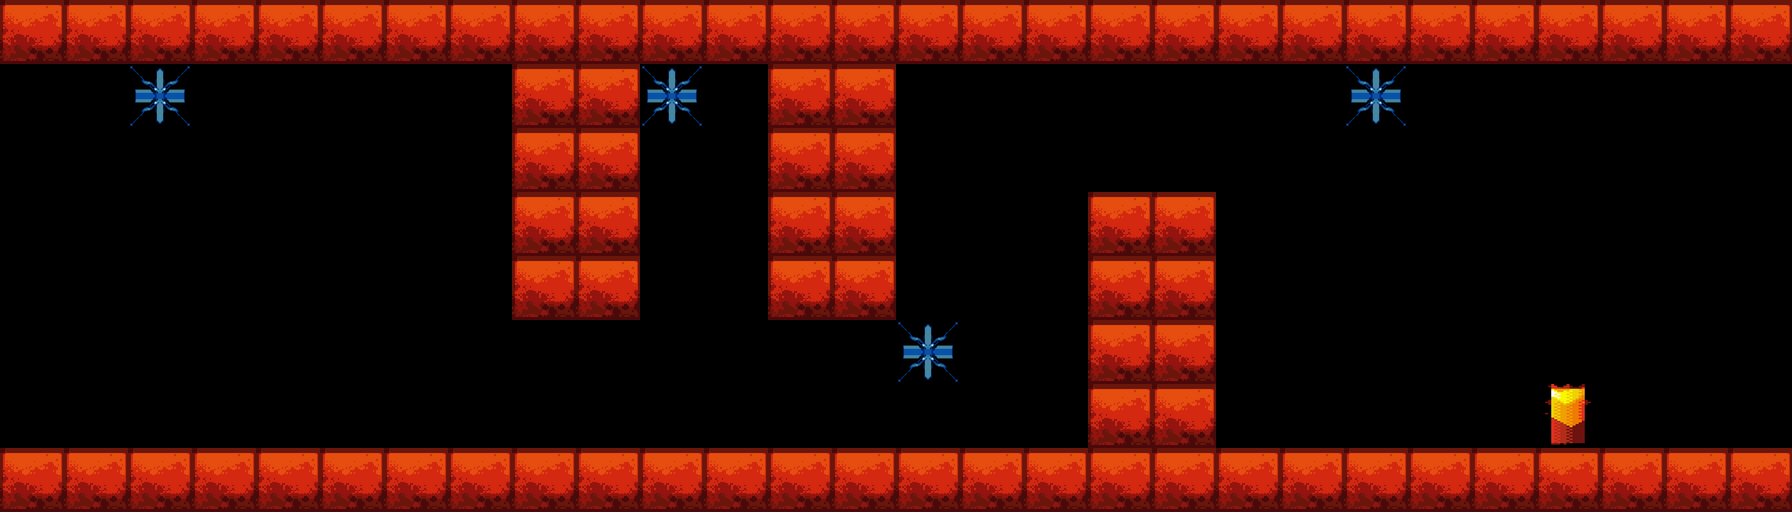

Rendered tile map (Tiled .tmx) drawn with the repository's tilesets; below, a short description and the full map source, tile grids included:
An orthogonal 28x8 tile map with 64x64 px tiles, 1 tile layer (Tile Layer 1), 9 tilesets.

<map version="1.8" tiledversion="1.8.2" orientation="orthogonal" renderorder="right-down" width="28" height="8" tilewidth="64" tileheight="64" infinite="0" nextlayerid="3" nextobjectid="1">
 <editorsettings>
  <export format="lua" />
 </editorsettings>
 <tileset firstgid="1" source="../buildmap/tileset/START_POINT.tsx" />
 <tileset firstgid="2" source="../buildmap/tileset/GROUND_BLOCK.tsx" />
 <tileset firstgid="3" source="../buildmap/tileset/THORN.tsx" />
 <tileset firstgid="4" source="../buildmap/tileset/dyn_thorn.tsx" />
 <tileset firstgid="5" source="../buildmap/tileset/CHECKPOINT.tsx" />
 <tileset firstgid="6" source="../buildmap/tileset/ring_vertical.tsx" />
 <tileset firstgid="7" source="../buildmap/tileset/ring_horizontal.tsx" />
 <tileset firstgid="8" source="../buildmap/tileset/END_POINT.tsx" />
 <tileset firstgid="9" name="life" tilewidth="64" tileheight="64" tilecount="1" columns="1">
  <image source="../buildmap/tileset/life.png" width="64" height="64" />
 </tileset>
 <layer id="1" name="Tile Layer 1" width="28" height="8">
  <data encoding="csv">
2,2,2,2,2,2,2,2,2,2,2,2,2,2,2,2,2,2,2,2,2,2,2,2,2,2,2,2,
0,0,4,0,0,0,0,0,2,2,4,0,2,2,0,0,0,0,0,0,0,4,0,0,0,0,0,0,
0,0,0,0,0,0,0,0,2,2,0,0,2,2,0,0,0,0,0,0,0,0,0,0,0,0,0,0,
0,0,0,0,0,0,0,0,2,2,0,0,2,2,0,0,0,2,2,0,0,0,0,0,0,0,0,0,
0,0,0,0,0,0,0,0,2,2,0,0,2,2,0,0,0,2,2,0,0,0,0,0,0,0,0,0,
0,0,0,0,0,0,0,0,0,0,0,0,0,0,4,0,0,2,2,0,0,0,0,0,0,0,0,0,
0,0,0,0,0,0,0,0,0,0,0,0,0,0,0,0,0,2,2,0,0,0,0,0,3,0,0,0,
2,2,2,2,2,2,2,2,2,2,2,2,2,2,2,2,2,2,2,2,2,2,2,2,2,2,2,2
</data>
 </layer>
</map>
